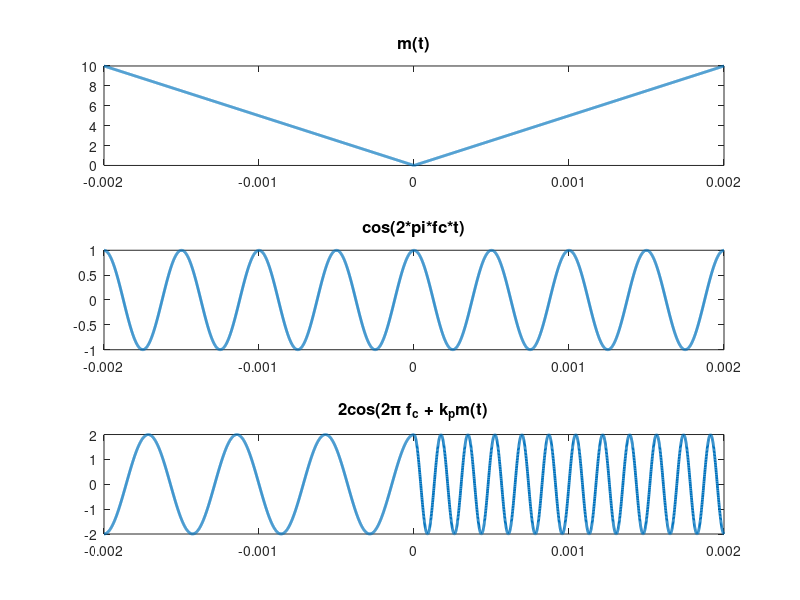
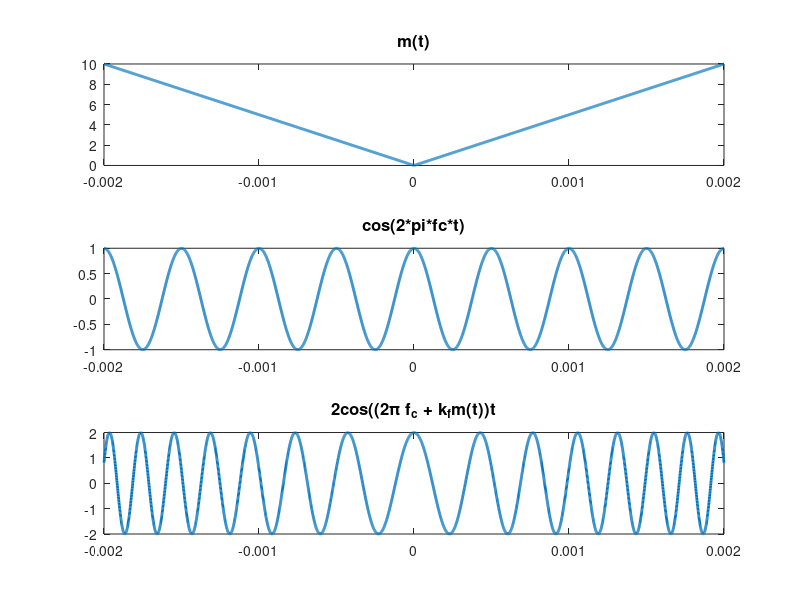

These charts were generated, in order, by the following MATLAB code:
close all
t=-0.002:0.000001:0.002;
tt =[t-2*0.001 t t+2*0.001];
fc = 2000;
m = 5000*abs(t);
%m = 5000*ones(size(t));
mm = [m -1 *m m];
kp = 3*pi/2;

theta = 2*pi*fc*t + kp*m;
x = 2 * cos(theta);




figure(1)
subplot(311), plot(t,m,'LineWidth',2);title('m(t)','FontSize',12);
subplot(312), plot(t,cos(2*pi*fc*t),'LineWidth',2);title('cos(2*pi*fc*t)','FontSize',12);
subplot(313), plot(t,x,'LineWidth',2);title('2cos(2\pi f_c + k_pm(t)','FontSize',12);


kf = 1000;

theta = (2*pi*fc + kf*m).*t;
x = 2 * cos(theta);


figure(2)
subplot(311), plot(t,m,'LineWidth',2);title('m(t)','FontSize',12);
subplot(312), plot(t,cos(2*pi*fc*t),'LineWidth',2);title('cos(2*pi*fc*t)','FontSize',12);
subplot(313), plot(t,x,'LineWidth',2);title('2cos((2\pi f_c + k_fm(t))t','FontSize',12);
